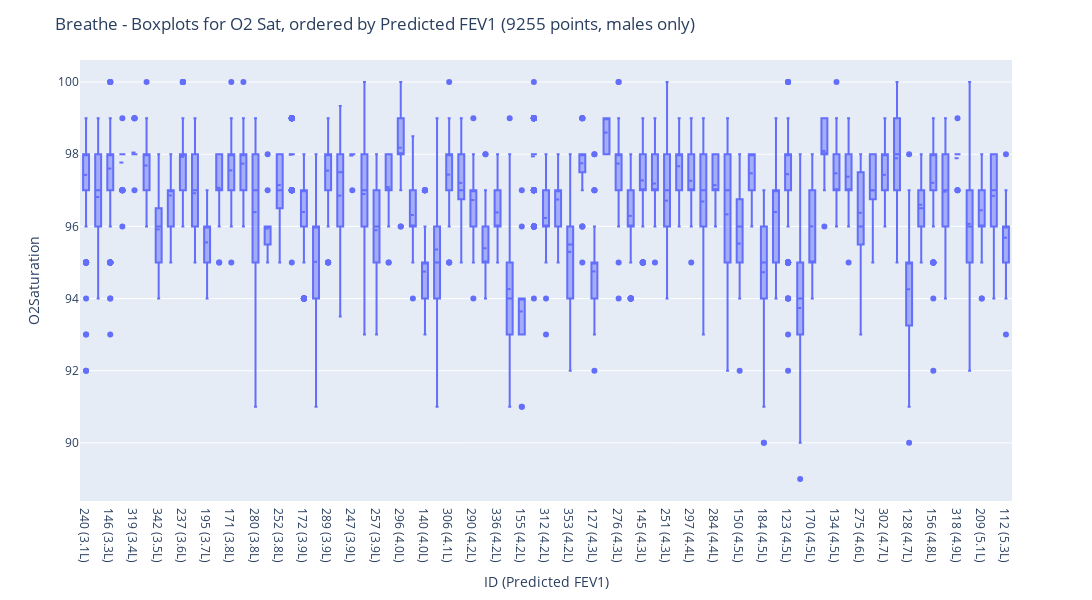

This figure's notebook cell:
### Markdown cell above
# SpO2 boxplots per individual

### Code cell
# Sort values by ascending FEV1 % Predicted
col = 'FEV1 % Predicted'
col = 'Predicted FEV1'
# col = 'FEV1'

gender = "both"
gender = "male"
# gender = "female"

if gender == "both":
  df_plot = df
  title_suffix = ""
elif gender == "male":
  df_plot = df[df.Sex == "Male"]
  title_suffix = ", males only"
elif gender == "female":
  df_plot = df[df.Sex == "Female"]
  title_suffix = ", females only"

df_plot = df_plot.sort_values(by=[col if col == 'Predicted FEV1' else f"{col}_avg"])

title = f"Breathe - Boxplots for O2 Sat, ordered by {col} ({df_plot.shape[0]} points{title_suffix})"

fig = px.box(
        df_plot,
        x=f"ID ({col if col == 'Predicted FEV1' else 'avg ' + col})",
        y="O2Saturation",
    )
# Add title
fig.update_layout(title=title)
fig.update_traces(boxmean=True)

# Update fig size
fig.update_layout(height=600, width=3000)
fig.show()
fig.write_image("{}/Factors - {}.pdf".format(plotsdir, title))

### Figure 1 — Plotly figure (JSON) as saved in the notebook; plotly's stock layout.template omitted (floating-point values rounded to 4 significant figures; data arrays with more than 128 entries replaced by an {"elided": "..."} marker saying what was removed)
{"data": [{"alignmentgroup": "True", "boxmean": true, "hovertemplate": "ID (Predicted FEV1)=%{x}<br>O2Saturation=%{y}<extra></extra>", "legendgroup": "", "marker": {"color": "#636efa"}, "name": "", "notched": false, "offsetgroup": "", "orientation": "v", "showlegend": false, "type": "box", "x": {"elided": "9255 str values"}, "x0": " ", "xaxis": "x", "y": {"elided": "9255 float values"}, "y0": " ", "yaxis": "y"}], "layout": {"boxmode": "group", "height": 600, "legend": {"tracegroupgap": 0}, "margin": {"t": 60}, "title": {"text": "Breathe - Boxplots for O2 Sat, ordered by Predicted FEV1 (9255 points, males only)"}, "width": 3000, "xaxis": {"anchor": "y", "domain": [0, 1], "title": {"text": "ID (Predicted FEV1)"}}, "yaxis": {"anchor": "x", "domain": [0, 1], "title": {"text": "O2Saturation"}}}}
